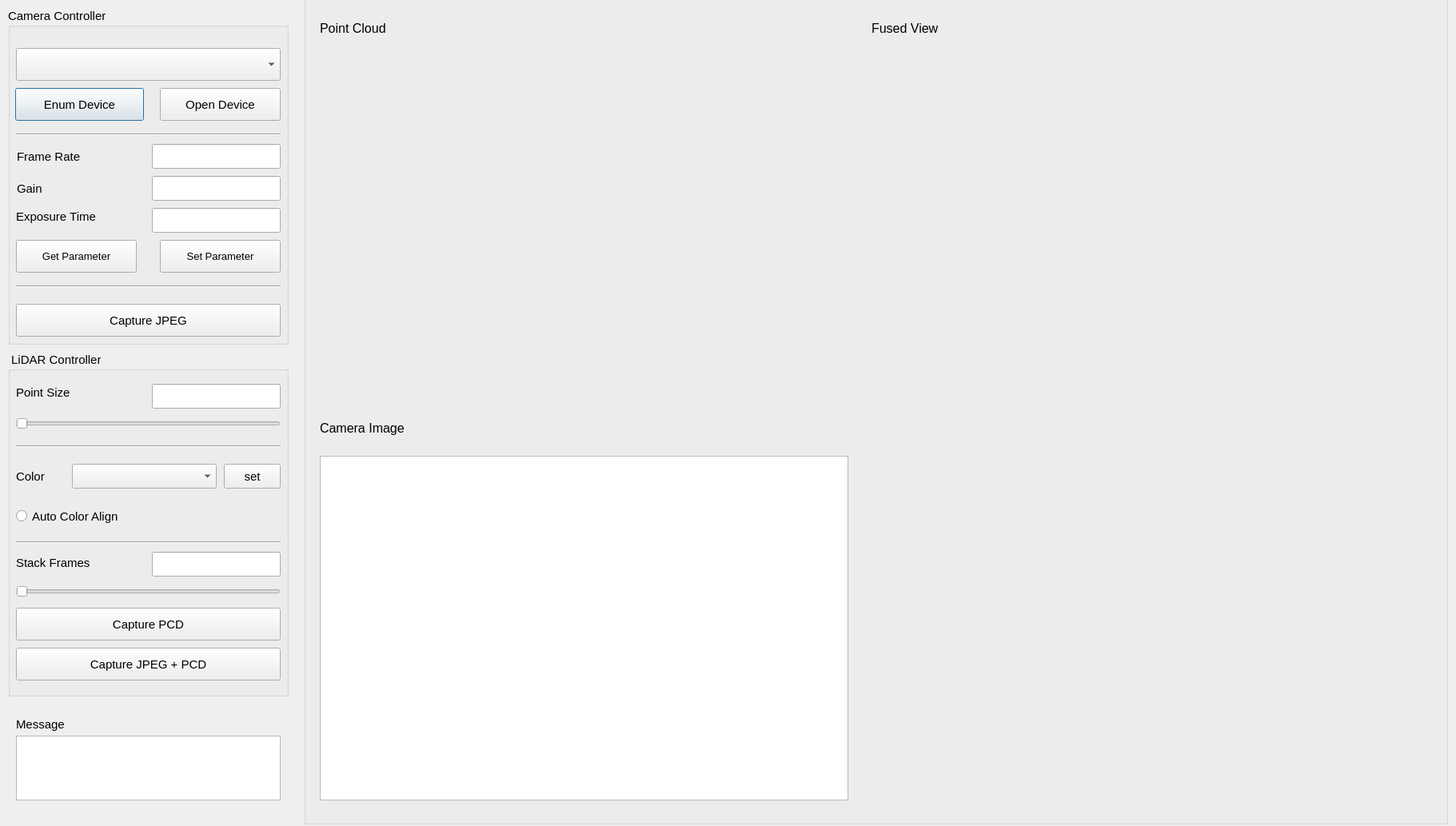
<?xml version="1.0" encoding="UTF-8"?>
<ui version="4.0">
 <class>dialog</class>
 <widget class="QDialog" name="dialog">
  <property name="geometry">
   <rect>
    <x>0</x>
    <y>0</y>
    <width>1821</width>
    <height>1033</height>
   </rect>
  </property>
  <property name="windowTitle">
   <string>DeepStream</string>
  </property>
  <widget class="QGroupBox" name="groupBox">
   <property name="geometry">
    <rect>
     <x>10</x>
     <y>10</y>
     <width>351</width>
     <height>421</height>
    </rect>
   </property>
   <property name="font">
    <font>
     <pointsize>11</pointsize>
    </font>
   </property>
   <property name="title">
    <string>Camera Controller</string>
   </property>
   <widget class="QPushButton" name="btn_cam_enum">
    <property name="geometry">
     <rect>
      <x>9</x>
      <y>100</y>
      <width>161</width>
      <height>41</height>
     </rect>
    </property>
    <property name="font">
     <font>
      <pointsize>11</pointsize>
     </font>
    </property>
    <property name="text">
     <string>Enum Device</string>
    </property>
   </widget>
   <widget class="QLabel" name="label">
    <property name="geometry">
     <rect>
      <x>11</x>
      <y>170</y>
      <width>171</width>
      <height>31</height>
     </rect>
    </property>
    <property name="font">
     <font>
      <pointsize>11</pointsize>
     </font>
    </property>
    <property name="text">
     <string>Frame Rate</string>
    </property>
   </widget>
   <widget class="QLabel" name="label_2">
    <property name="geometry">
     <rect>
      <x>11</x>
      <y>210</y>
      <width>141</width>
      <height>31</height>
     </rect>
    </property>
    <property name="font">
     <font>
      <pointsize>11</pointsize>
     </font>
    </property>
    <property name="text">
     <string>Gain</string>
    </property>
   </widget>
   <widget class="QLabel" name="label_3">
    <property name="geometry">
     <rect>
      <x>10</x>
      <y>240</y>
      <width>191</width>
      <height>41</height>
     </rect>
    </property>
    <property name="font">
     <font>
      <pointsize>11</pointsize>
     </font>
    </property>
    <property name="text">
     <string>Exposure Time</string>
    </property>
   </widget>
   <widget class="QLineEdit" name="txt_cam_framerate">
    <property name="geometry">
     <rect>
      <x>180</x>
      <y>170</y>
      <width>161</width>
      <height>31</height>
     </rect>
    </property>
    <property name="text">
     <string/>
    </property>
   </widget>
   <widget class="QLineEdit" name="txt_cam_gain">
    <property name="geometry">
     <rect>
      <x>180</x>
      <y>210</y>
      <width>161</width>
      <height>31</height>
     </rect>
    </property>
   </widget>
   <widget class="QComboBox" name="cam_combo_enum">
    <property name="geometry">
     <rect>
      <x>10</x>
      <y>50</y>
      <width>331</width>
      <height>41</height>
     </rect>
    </property>
   </widget>
   <widget class="QPushButton" name="btn_cam_open_close">
    <property name="geometry">
     <rect>
      <x>190</x>
      <y>100</y>
      <width>151</width>
      <height>41</height>
     </rect>
    </property>
    <property name="font">
     <font>
      <pointsize>11</pointsize>
     </font>
    </property>
    <property name="text">
     <string>Open Device</string>
    </property>
   </widget>
   <widget class="QLineEdit" name="txt_cam_exposure_time">
    <property name="geometry">
     <rect>
      <x>180</x>
      <y>250</y>
      <width>161</width>
      <height>31</height>
     </rect>
    </property>
   </widget>
   <widget class="Line" name="line">
    <property name="geometry">
     <rect>
      <x>10</x>
      <y>150</y>
      <width>331</width>
      <height>16</height>
     </rect>
    </property>
    <property name="orientation">
     <enum>Qt::Horizontal</enum>
    </property>
   </widget>
   <widget class="QPushButton" name="btn_cam_get_param">
    <property name="geometry">
     <rect>
      <x>10</x>
      <y>290</y>
      <width>151</width>
      <height>41</height>
     </rect>
    </property>
    <property name="font">
     <font>
      <pointsize>10</pointsize>
     </font>
    </property>
    <property name="text">
     <string>Get Parameter</string>
    </property>
   </widget>
   <widget class="QPushButton" name="btn_cam_set_param">
    <property name="geometry">
     <rect>
      <x>190</x>
      <y>290</y>
      <width>151</width>
      <height>41</height>
     </rect>
    </property>
    <property name="font">
     <font>
      <pointsize>10</pointsize>
     </font>
    </property>
    <property name="text">
     <string>Set Parameter</string>
    </property>
   </widget>
   <widget class="Line" name="line_2">
    <property name="geometry">
     <rect>
      <x>10</x>
      <y>340</y>
      <width>331</width>
      <height>16</height>
     </rect>
    </property>
    <property name="orientation">
     <enum>Qt::Horizontal</enum>
    </property>
   </widget>
   <widget class="QPushButton" name="btn_cam_save_jpeg">
    <property name="geometry">
     <rect>
      <x>10</x>
      <y>370</y>
      <width>331</width>
      <height>41</height>
     </rect>
    </property>
    <property name="text">
     <string>Capture JPEG</string>
    </property>
   </widget>
  </widget>
  <widget class="QGroupBox" name="groupBox_2">
   <property name="geometry">
    <rect>
     <x>380</x>
     <y>-10</y>
     <width>1431</width>
     <height>1041</height>
    </rect>
   </property>
   <property name="title">
    <string/>
   </property>
   <widget class="QLabel" name="label_5">
    <property name="geometry">
     <rect>
      <x>20</x>
      <y>520</y>
      <width>191</width>
      <height>51</height>
     </rect>
    </property>
    <property name="font">
     <font>
      <pointsize>12</pointsize>
     </font>
    </property>
    <property name="text">
     <string>Camera Image</string>
    </property>
   </widget>
   <widget class="QGraphicsView" name="view_rgb">
    <property name="geometry">
     <rect>
      <x>20</x>
      <y>580</y>
      <width>661</width>
      <height>431</height>
     </rect>
    </property>
   </widget>
   <widget class="QLabel" name="label_8">
    <property name="geometry">
     <rect>
      <x>710</x>
      <y>20</y>
      <width>631</width>
      <height>51</height>
     </rect>
    </property>
    <property name="font">
     <font>
      <pointsize>12</pointsize>
     </font>
    </property>
    <property name="text">
     <string>Fused View</string>
    </property>
   </widget>
   <widget class="QWidget" name="horizontalLayoutWidget">
    <property name="geometry">
     <rect>
      <x>20</x>
      <y>70</y>
      <width>661</width>
      <height>451</height>
     </rect>
    </property>
    <layout class="QHBoxLayout" name="hlayout_pcl"/>
   </widget>
   <widget class="QWidget" name="horizontalLayoutWidget_2">
    <property name="geometry">
     <rect>
      <x>710</x>
      <y>70</y>
      <width>671</width>
      <height>941</height>
     </rect>
    </property>
    <layout class="QHBoxLayout" name="view_fused"/>
   </widget>
   <widget class="QLabel" name="label_7">
    <property name="geometry">
     <rect>
      <x>20</x>
      <y>20</y>
      <width>631</width>
      <height>51</height>
     </rect>
    </property>
    <property name="font">
     <font>
      <pointsize>12</pointsize>
     </font>
    </property>
    <property name="text">
     <string>Point Cloud</string>
    </property>
   </widget>
  </widget>
  <widget class="QGroupBox" name="groupBox_5">
   <property name="geometry">
    <rect>
     <x>10</x>
     <y>440</y>
     <width>351</width>
     <height>431</height>
    </rect>
   </property>
   <property name="font">
    <font>
     <pointsize>11</pointsize>
    </font>
   </property>
   <property name="title">
    <string> LiDAR Controller</string>
   </property>
   <widget class="QSlider" name="hslider_pointsize">
    <property name="geometry">
     <rect>
      <x>10</x>
      <y>80</y>
      <width>331</width>
      <height>20</height>
     </rect>
    </property>
    <property name="value">
     <number>0</number>
    </property>
    <property name="orientation">
     <enum>Qt::Horizontal</enum>
    </property>
    <property name="tickPosition">
     <enum>QSlider::NoTicks</enum>
    </property>
   </widget>
   <widget class="QLabel" name="label_6">
    <property name="geometry">
     <rect>
      <x>10</x>
      <y>30</y>
      <width>141</width>
      <height>41</height>
     </rect>
    </property>
    <property name="font">
     <font>
      <pointsize>11</pointsize>
     </font>
    </property>
    <property name="text">
     <string>Point Size</string>
    </property>
   </widget>
   <widget class="QLineEdit" name="txt_pointsize">
    <property name="enabled">
     <bool>true</bool>
    </property>
    <property name="geometry">
     <rect>
      <x>180</x>
      <y>40</y>
      <width>161</width>
      <height>31</height>
     </rect>
    </property>
    <property name="text">
     <string/>
    </property>
    <property name="readOnly">
     <bool>true</bool>
    </property>
   </widget>
   <widget class="QLabel" name="label_10">
    <property name="geometry">
     <rect>
      <x>10</x>
      <y>140</y>
      <width>131</width>
      <height>31</height>
     </rect>
    </property>
    <property name="font">
     <font>
      <family>Ubuntu</family>
      <pointsize>11</pointsize>
     </font>
    </property>
    <property name="text">
     <string>Color</string>
    </property>
   </widget>
   <widget class="QComboBox" name="combo_pcl_color_mode">
    <property name="geometry">
     <rect>
      <x>80</x>
      <y>140</y>
      <width>181</width>
      <height>31</height>
     </rect>
    </property>
   </widget>
   <widget class="QRadioButton" name="radio_auto_color_align">
    <property name="geometry">
     <rect>
      <x>10</x>
      <y>190</y>
      <width>271</width>
      <height>31</height>
     </rect>
    </property>
    <property name="font">
     <font>
      <pointsize>11</pointsize>
     </font>
    </property>
    <property name="text">
     <string>Auto Color Align</string>
    </property>
   </widget>
   <widget class="Line" name="line_3">
    <property name="geometry">
     <rect>
      <x>10</x>
      <y>110</y>
      <width>331</width>
      <height>16</height>
     </rect>
    </property>
    <property name="orientation">
     <enum>Qt::Horizontal</enum>
    </property>
   </widget>
   <widget class="Line" name="line_4">
    <property name="geometry">
     <rect>
      <x>10</x>
      <y>230</y>
      <width>331</width>
      <height>16</height>
     </rect>
    </property>
    <property name="orientation">
     <enum>Qt::Horizontal</enum>
    </property>
   </widget>
   <widget class="QPushButton" name="btn_lidar_capture">
    <property name="geometry">
     <rect>
      <x>10</x>
      <y>320</y>
      <width>331</width>
      <height>41</height>
     </rect>
    </property>
    <property name="text">
     <string>Capture PCD</string>
    </property>
   </widget>
   <widget class="QPushButton" name="btn_set_color">
    <property name="geometry">
     <rect>
      <x>270</x>
      <y>140</y>
      <width>71</width>
      <height>31</height>
     </rect>
    </property>
    <property name="text">
     <string>set</string>
    </property>
   </widget>
   <widget class="QPushButton" name="btn_both_capture">
    <property name="geometry">
     <rect>
      <x>10</x>
      <y>370</y>
      <width>331</width>
      <height>41</height>
     </rect>
    </property>
    <property name="text">
     <string>Capture JPEG + PCD</string>
    </property>
   </widget>
   <widget class="QLabel" name="label_11">
    <property name="geometry">
     <rect>
      <x>10</x>
      <y>253</y>
      <width>161</width>
      <height>21</height>
     </rect>
    </property>
    <property name="font">
     <font>
      <pointsize>11</pointsize>
     </font>
    </property>
    <property name="text">
     <string>Stack Frames</string>
    </property>
   </widget>
   <widget class="QLineEdit" name="txt_stack_frames">
    <property name="enabled">
     <bool>true</bool>
    </property>
    <property name="geometry">
     <rect>
      <x>180</x>
      <y>250</y>
      <width>161</width>
      <height>31</height>
     </rect>
    </property>
    <property name="text">
     <string/>
    </property>
    <property name="readOnly">
     <bool>true</bool>
    </property>
   </widget>
   <widget class="QSlider" name="hslider_stack_frames">
    <property name="geometry">
     <rect>
      <x>10</x>
      <y>290</y>
      <width>331</width>
      <height>20</height>
     </rect>
    </property>
    <property name="orientation">
     <enum>Qt::Horizontal</enum>
    </property>
   </widget>
  </widget>
  <widget class="QPlainTextEdit" name="txt_info">
   <property name="geometry">
    <rect>
     <x>20</x>
     <y>920</y>
     <width>331</width>
     <height>81</height>
    </rect>
   </property>
   <property name="readOnly">
    <bool>true</bool>
   </property>
  </widget>
  <widget class="QLabel" name="label_9">
   <property name="geometry">
    <rect>
     <x>20</x>
     <y>890</y>
     <width>141</width>
     <height>31</height>
    </rect>
   </property>
   <property name="font">
    <font>
     <pointsize>11</pointsize>
    </font>
   </property>
   <property name="text">
    <string>Message</string>
   </property>
  </widget>
 </widget>
 <resources/>
 <connections/>
</ui>
